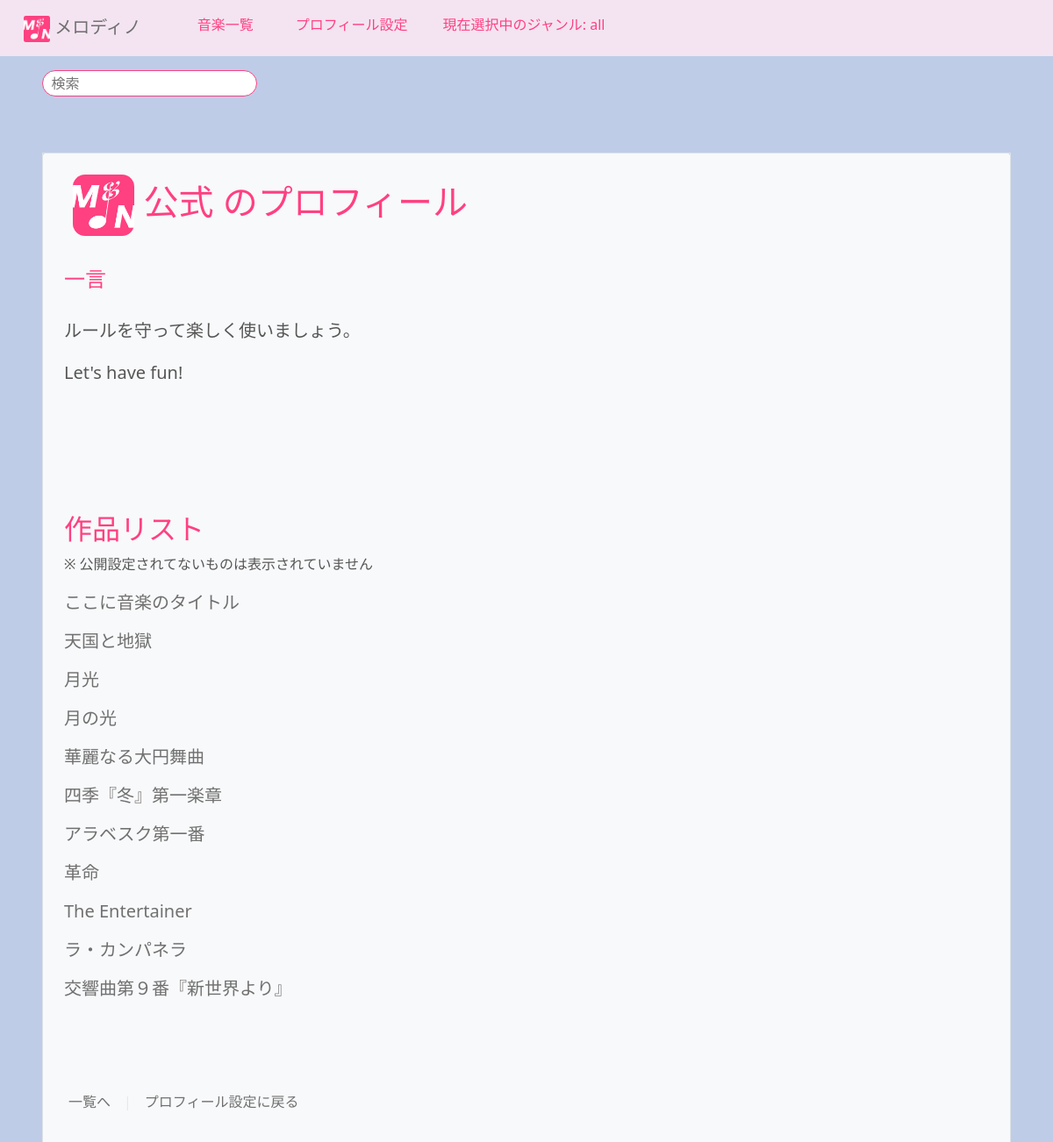
The page /profile/2/ (signed in, upper part) on the database as committed earlier.
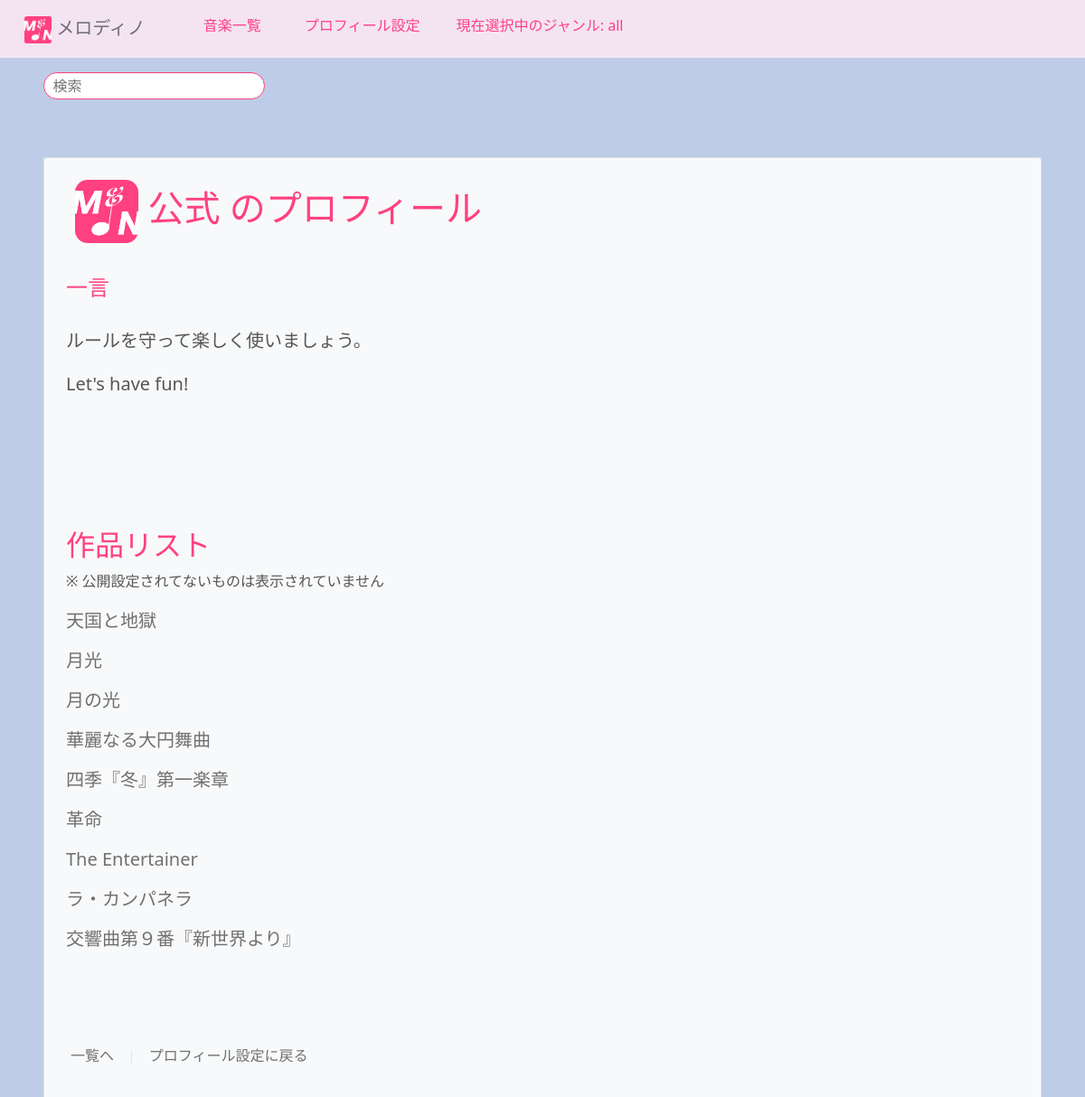
The same page on the database as committed later.
### ongaku/models.py (models this page shows, shortened)
class Ongaku(models.Model):
    title = models.CharField(max_length=70, verbose_name="タイトル")
    text = models.TextField(blank=True, default="", verbose_name="説明")
    audio_file = models.FileField(upload_to='music/', null=True, blank=True, verbose_name="音楽ファイル")
    thumbnail = models.ImageField(null=True, blank=True, verbose_name="サムネイル")
    category = models.CharField(
        max_length=100, choices=CATEGORY, null=True, blank=True, verbose_name="カテゴリー"
    )
    custom_category = models.CharField(
        max_length=100,
        blank=True,
        help_text="検索時に見つかりやすくなります。",
        verbose_name="カスタムカテゴリー"
    )
    user = models.ForeignKey(User, on_delete=models.CASCADE, related_name='songs', verbose_name="ユーザー")
    search_count = models.IntegerField(default=0, verbose_name="検索回数")
    play_count = models.IntegerField(default=0, verbose_name="再生回数")
    is_public = models.BooleanField(default=False, verbose_name="公開設定")  # 公開/非公開設定
    created_at = models.DateTimeField(auto_now_add=True, verbose_name="作成日時")  # 投稿日
    ongaku_url = models.URLField(blank=False, null=False, verbose_name="音楽URL")
    favorites = models.ManyToManyField(User, related_name='favorite_songs', blank=True, verbose_name="お気に入り")
    favorited_by = models.ManyToManyField(
        'UserProfile',  # ユーザー情報が保存されているモデル
        related_name='favorite_songs',
        blank=True,
        verbose_name="お気に入りユーザー"
    )
    order = models.PositiveIntegerField(default=0, verbose_name="順序")
    class Meta:
        ordering = ['order']

### ongaku/views.py (the view)
# urls.py: path('profile/<int:user_id>/', views.user_profile, name='profile'),
def user_profile(request, user_id):
    user = get_object_or_404(User, pk=user_id)  # ユーザーを取得
    profile = user.userprofile  # ユーザーのプロフィール情報を取得
    is_following = Follow.objects.filter(follower=request.user, followed=profile.user).exists() if request.user.is_authenticated else False
    songs = user.songs.all()
    has_audio_file = any(song.audio_file for song in songs)  # もし音楽ファイルがある曲があればTrue
    followed_users = User.objects.filter(
        id__in=Follow.objects.filter(follower=request.user).values('followed')
    )  # フォロー中のユーザーを取得
    is_own_profile = request.user == user  # 自分のプロフィールページの場合 True
    follower_count = Follow.objects.filter(followed=user).count()  # フォロワー数を取得
    following_count = Follow.objects.filter(follower=user).count()  # フォローしているユーザー数を取得
    follower_users = User.objects.filter(
        id__in=Follow.objects.filter(followed=user).values('follower')
    )  # フォロワーのユーザーを取得
    return render(request, 'ongaku/profile.html', {
        'profile': profile,
        'user': user,
        'is_following': is_following,
        'songs': songs,
        'followed_users': followed_users,  # フォロー中のユーザーを渡す
        'is_own_profile': is_own_profile,  # 自分のプロフィールかどうかを渡す
        'follower_count': follower_count,
        'following_count': following_count,
        'follower_users': follower_users,  # フォロワーリストを渡す
        'has_audio_file': has_audio_file,  # 音楽ファイルがあるかどうかのフラグを渡す
    })

### ongaku/templates/ongaku/profile.html (shortened to what this page needs)
{% extends 'base.html' %}
{% block content %}
<div class="c-3 m-4 bg-light rounded" type="kasane">
    <div class="border border_color p-4 mb-4">
        <div class="profile-container">
            <h1>
                {% if user.userprofile.profile_picture %}
                    <img src="{{ user.userprofile.profile_picture.url }}" alt="プロフィール画像" class="profile-picture">
                {% endif %}
                <span class="display-name">
                    {% if user.userprofile.display_name == None %}
                        {{ user.userprofile.display_name|default:"匿名" }}{{ user.id }}
                    {% else %}
                        {{ user.userprofile.display_name|default:"匿名" }}
                    {% endif %}のプロフィール
                </span>
            </h1>
        </div>
        <h6><br></h6>
        <h4>一言</h4><h5 style="white-space: pre-line;"><br>{{ profile.bio|default:"なし" }}</h5>
        <h6><br><br></h6>
        <h6><br><br></h6>
        <h6><br><br></h6>
        <h2>作品リスト</h2>
        <span>※ 公開設定されてないものは表示されていません</span>
            {% for song in songs %}
                {% if song.is_public %}
                    <ul style="margin-left: 5px;">
                        <h4 style="margin-left: -45px; margin-top: 20px;"><li><h5><a href="{% url 'detail-ongaku' song.pk %}">{{ song.title }}</a></h5></li></h4>
                    </ul>
                {% endif %}
            {% empty %}
                <h5>まだ曲を作成していません。</h5>
            {% endfor %}
        <h6><br><br><br><br></h6>
        <div style="display: flex; width: 100%; margin: 0 auto;">
            <div class="pagination" style="display: inline-flex;">
                <a href="{% url 'list-ongaku' %}" class="btn p-1">一覧へ</a>
                {% if user == request.user %}
                    <p style="color: #e8e8e8; margin: 0 10px; margin-top: 5px;">|</p>
                    <a class="btn p-1" href="{% url 'profile_list' %}">プロフィール設定に戻る</a>
                {% endif %}
            </div>
        </div>
        <p><br><br></p>
    </div>
</div>
{% endblock %}

Rows that differ between the two databases and show on the page:
no longer on this page (row edited): Ongaku: title "ここに音楽のタイトル"
no longer on this page (row edited): Ongaku: title "アラベスク第一番"
